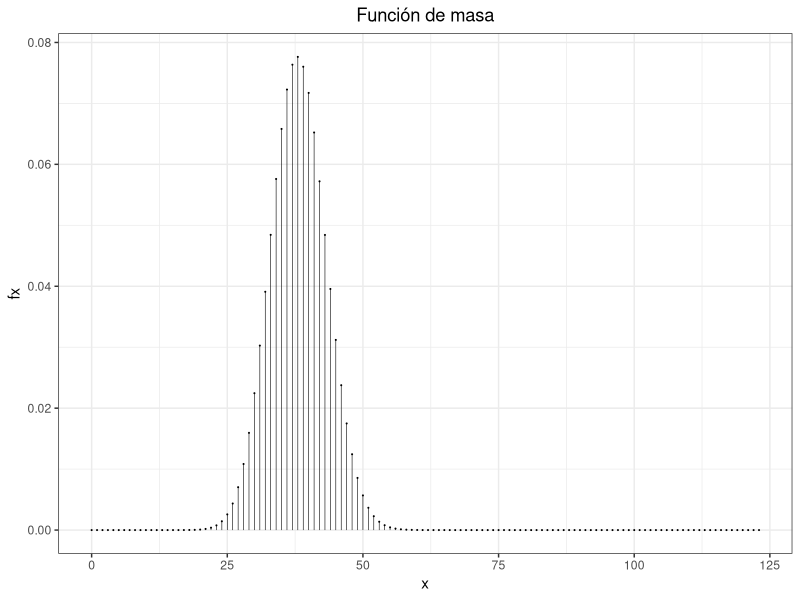
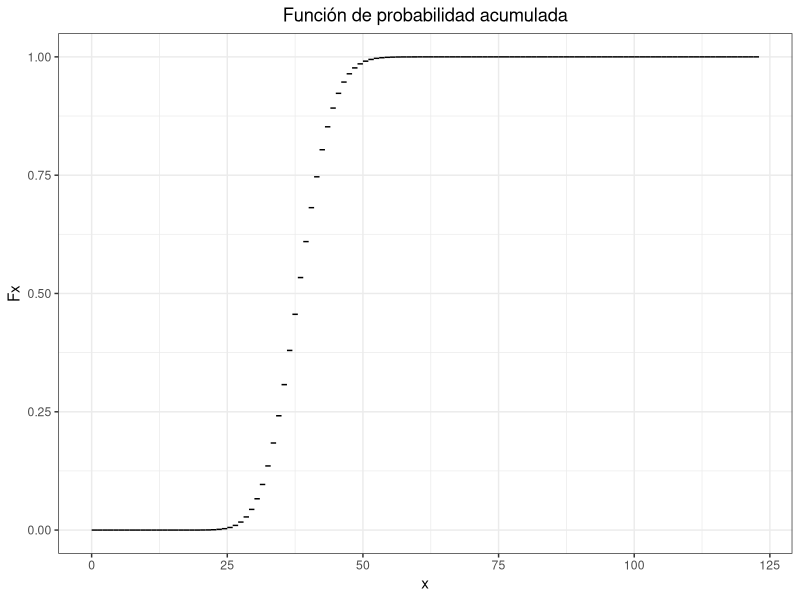

Here is the R script that generated these plots, in order:
library("ggplot2")
library("ggfortify")
#Escriba un programa en R que calcule 
#las siguientes probabilidades directamente de la función de masa
#Algunos resultados no se presentan con la presición adecuada

n <- 123
p <- .31

#Parte (a)

# I
#P(X = 0)
choose(n,0)*p^0*(1-p)^(n-0)

#P(X = 123)
choose(n,0)*p^123*(1-p)^(n-123)

#P(X = 62)
choose(n,62)*p^62*(1-p)^(n-62)

#II
#P(0 ≤ X ≤ 10)
sum(choose(n,0:10)*p^(0:10)*(1-p)^(n-(0:10)))

# P (0 < X ≤ 10)
sum(choose(n,1:10)*p^(1:10)*(1-p)^(n-(1:10)))

#P(0 ≤ X < 10) = P(0 ≤ X ≤ 9)
sum(choose(n,0:9)*p^(0:9)*(1-p)^(n-(0:9)))

#III
#P (X > 11) = 1 -  P(X ≤ 11)
# R muestra 1 como resultado
1 - sum(choose(n,0:11)*p^(0:11)*(1-p)^(n-(0:11)))

#P (X ≤ 10)
sum(choose(n,0:10)*p^(0:10)*(1-p)^(n-(0:10)))


#---#
#Parte (b)
#Solución: Se hace uso de las funciones dbinom y pbinom

n <- 123
p <- .31

# I
#P(X = 0)
dbinom(0,n,p)

#P(X = 123)
dbinom(123,n,p)

#P(X = 62)
dbinom(62,n,p)


#II
#P(0 ≤ X ≤ 10)
pbinom(10,n,p)

# P (0 < X ≤ 10)
pbinom(10,n,p) - dbinom(0,n,p)

#P(0 ≤ X < 10) = P(0 ≤ X ≤ 9)
pbinom(9,n,p)

#III
#P (X > 11) = 1 -  P(X ≤ 11)
# R muestra 1 como resultado
1 - pbinom(11,n,p)

#P (X ≤ 10)
pbinom(10,n,p)

#Anexos
#Gráfica de la función de masa de x
masa_np <- data.frame(0:n, dbinom(0:n,n,p))
names(masa_np) <- c("x","fx")

g <- ggplot(masa_np, aes(x = x, y = fx))
g + 
  geom_segment(aes(xend = x, yend = 0), size = .2) +
  geom_point(size = .05) +
  labs(title = "Función de masa") +
  theme_bw() +
  theme(plot.title = element_text(hjust = 0.5))

#Gráfica de función de probabilidad acumulada de x
cdf_np <- data.frame(0:n, pbinom(0:n,n,p))
names(cdf_np) <- c("x", "Fx")
xend <- c(seq(1,n),NA)
yend <- cdf_np$Fx
ggplot(data = cdf_np, aes(x=x, y = Fx, xend = xend, yend= yend)) +
  geom_segment() +
  labs(title = "Función de probabilidad acumulada") +
  theme_bw() +
  theme(plot.title = element_text(hjust = 0.5))
# buy bien, si pudiera darte puntos extras te los daria, pero no puedo.
